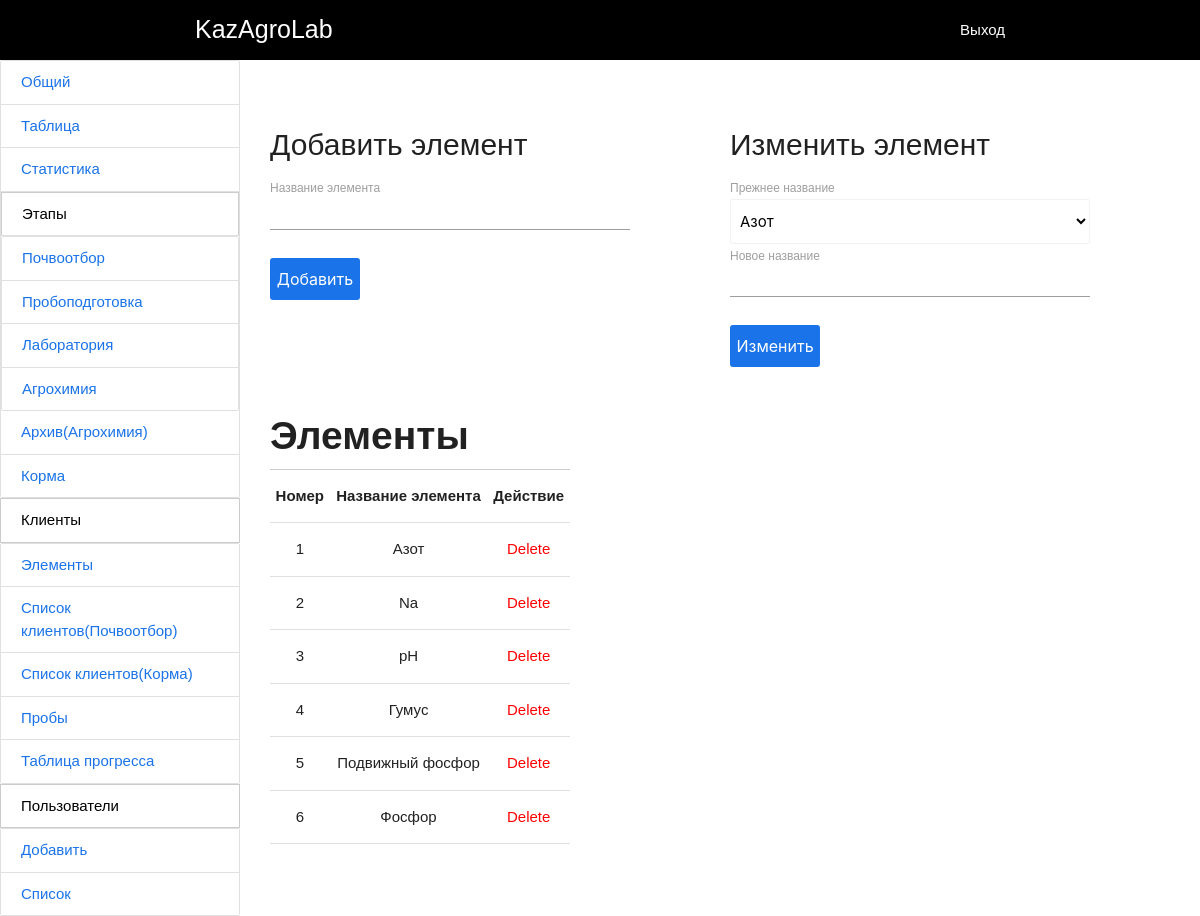
Screenshot of /listElement/ (signed in) with the database file from the repository.
### navi/models.py (models this page shows, shortened)
class elementsName(models.Model):
    name = models.CharField(max_length=500)
    basic = models.BooleanField(default=False)
    class Meta:
        verbose_name = 'Элемент'
        verbose_name_plural = 'Элементы'

### navi/myDecorators.py (the view)
        def wrapper(request,*args,**kwargs):
            g = False
            for i in groups:
                for j in list(request.user.groups.all()):
                    if i==str(j):
                        g = True
            if g:
                return func(request,*args,**kwargs)
            else:
                return render(request,'403.html')

### navi/context_processors.py (called while the page is built)
def UserGroups(request):
    user = request.user
    groups = user.groups.all()
    list_group = []
    for i in groups:
        list_group.append(i.name)
    return {"userGroups":list_group}

### navi/myDecorators.py (called while the page is built)
def hasGroups(groups = []):
    def has_groups(func):
        def wrapper(request,*args,**kwargs):
            g = False
            for i in groups:
                for j in list(request.user.groups.all()):
                    if i==str(j):
                        g = True
            if g:
                return func(request,*args,**kwargs)
            else:
                return render(request,'403.html')
        return wrapper
    return has_groups

### navi/views.py (called while the page is built)
@login_required(redirect_field_name='login')
@hasGroups(groups = ['Админ'])
def listElement(request):
    elements = elementsName.objects.all()
    return render(request,'elements.html',{"elements":elements})

### navi/templates/elements.html (shortened to what this page needs)
{% extends 'base.html' %}
{% load mytags %}
{% block content %}
<div style="display:flex;flex-wrap:wrap">
<div style="margin-right:100px">
<h2 class="content_title form_add_title">Добавить элемент</h2>
<form action="{% url 'addElement' %}" class="form_add" method="post">
    <label for="prob_count">Название элемента</label>
    <input name="name" type="text" class="input" id="prob_count" required>
    <button type="submit" class="form_add_btn">Добавить</button>
</form>
</div>
<div style="height:335px;">
    <h2 class="content_title form_add_title">Изменить элемент</h2>
<form action="{% url 'updateElement' %}" class="form_add" method="post">
    <label for="oldName">Прежнее название</label>
    <select name="oldName" id="oldName">
        {% for i in elements %}
        <option value="{{ i.pk }}">{{ i.name }}
        {% endfor %}
    </select>
    <label for="newName">Новое название</label>
    <input name="name" type="text" class="input" id="newName" required>
    <button type="submit" class="form_add_btn">Изменить</button>
</form>
</div></div>
<header class="content_header" style="
    max-width: 300px;
">
                <h1 class="content_title header_title">Элементы</h1>
            </header>
<table class="prop_table centered" style="max-width:300px">
                <thead>
                    <tr>
                        <th class="table_head">Номер</th>
                        <th class="table_head action_2">Название элемента</th>
                        <th class="table_head">Действие</th>
                    </tr>
                </thead>
                <tbody class="table_body">
                    {% for i in elements %}
                    <tr>
                        <td>{{ forloop.counter }}</td>
                        <td>{{ i.name }}</td>
                        <td>
                                <a href="{% url 'deleteElement' i.pk %}" class="table_action table_action_delete modal-trigger">Delete</a>
                        </td>
                    </tr>
                    {% endfor %}
                </tbody>
            </table>
{% endblock %}

### navi/static/css/style.css (style rules this page uses)
body { font-family: 'Noto Sans JP', sans-serif; width: 100%; }
.input { height: 2rem !important; margin-top: 18px; outline: none; padding: 12px 12px; }
.content_header { height: 55px; border-bottom: 1px solid #ccc; }
.content_title { font-size: 39px; margin: 15px 0; font-weight: 600; }
.content_title.form_add_title { font-size: 30px; font-weight: 400; margin-top: 65px; }
.form_add { min-width: 300px; max-width: 360px; margin-bottom: 100px; }
.form_add select { display: block !important; }
.form_add_btn { margin-top: 20px; background-color: #1A73E8; color: #fff; border: 0; padding: 10px 0; border-radius: 3px; width: 90px; font-size: 16px; cursor: pointer; border: 2px solid #1A73E8; transition: 0.3s; }
.table_head { cursor: pointer !important; z-index: 10; }
.table_action { color: #083d83; cursor: pointer; }
.table_action.table_action_delete { color: red; }
.table_head { cursor: pointer; }

### rows the page displays
elementsName: name "Азот"
elementsName: name "Na"
elementsName: name "pH"
elementsName: name "Гумус"
elementsName: name "Подвижный фосфор"
elementsName: name "Фосфор"

### other values shown
form field oldName "Азот"
